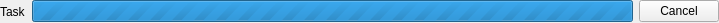
<?xml version="1.0" encoding="UTF-8"?>
<ui version="4.0">
 <class>TaskProgressWidget</class>
 <widget class="QWidget" name="TaskProgressWidget">
  <property name="geometry">
   <rect>
    <x>0</x>
    <y>0</y>
    <width>719</width>
    <height>23</height>
   </rect>
  </property>
  <property name="windowTitle">
   <string>Form</string>
  </property>
  <layout class="QHBoxLayout" name="horizontalLayout">
   <property name="leftMargin">
    <number>0</number>
   </property>
   <property name="topMargin">
    <number>0</number>
   </property>
   <property name="rightMargin">
    <number>0</number>
   </property>
   <property name="bottomMargin">
    <number>0</number>
   </property>
   <item>
    <widget class="QLabel" name="label">
     <property name="text">
      <string>Task</string>
     </property>
    </widget>
   </item>
   <item>
    <widget class="QProgressBar" name="progress_bar">
     <property name="maximum">
      <number>0</number>
     </property>
     <property name="value">
      <number>0</number>
     </property>
     <property name="textVisible">
      <bool>true</bool>
     </property>
    </widget>
   </item>
   <item>
    <widget class="QPushButton" name="cancel_button">
     <property name="text">
      <string>Cancel</string>
     </property>
    </widget>
   </item>
  </layout>
 </widget>
 <resources/>
 <connections/>
</ui>
